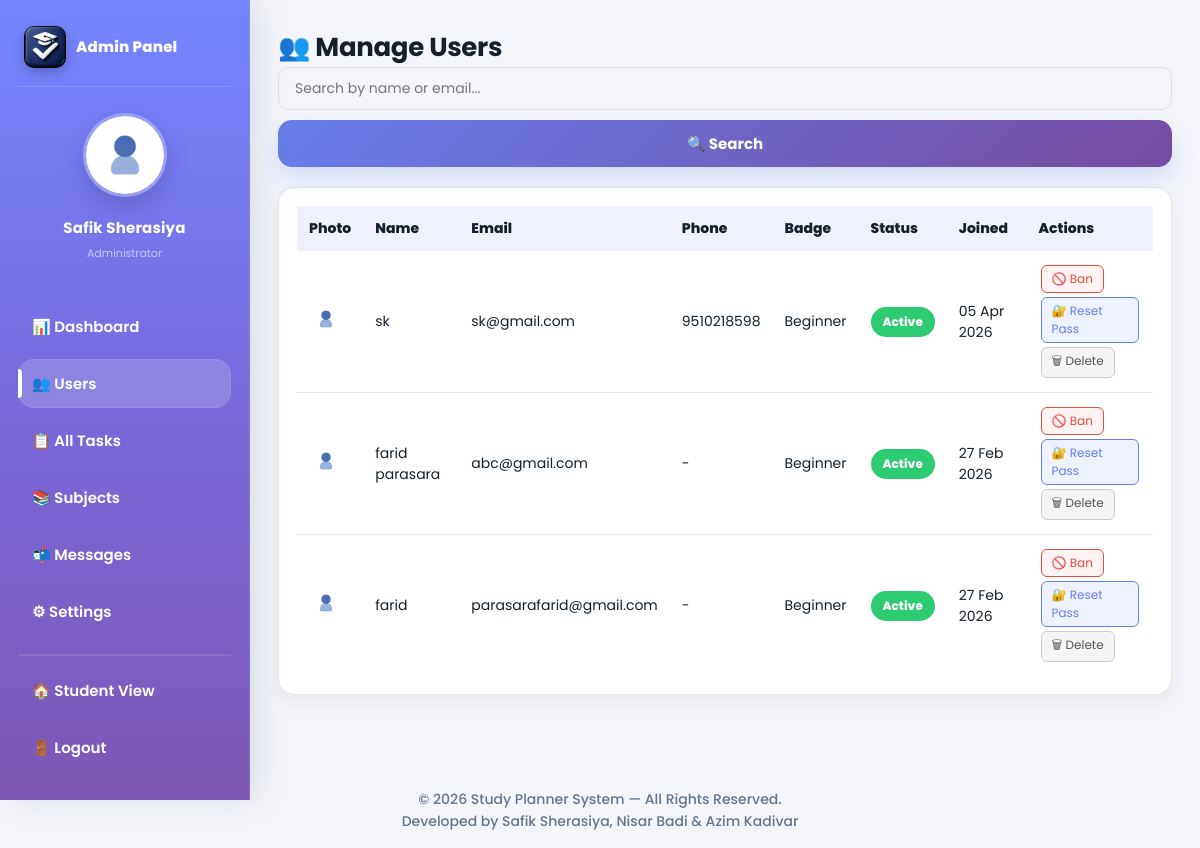
The page /admin/users.php (signed in) on the database its author committed.
### tables this page shows
CREATE TABLE `users` (
  `id` int(11) NOT NULL,
  `name` varchar(100) NOT NULL,
  `email` varchar(100) NOT NULL,
  `password` varchar(255) NOT NULL,
  `created_at` timestamp NOT NULL DEFAULT current_timestamp(),
  `phone` varchar(20) DEFAULT NULL,
  `profile_pic` varchar(255) DEFAULT NULL,
  `points` int(11) NOT NULL DEFAULT 0,
  `badge` varchar(50) DEFAULT 'Beginner'
);

### admin/users.php (the view, shortened to what this page needs)
<?php include("admin_auth.php"); ?>
<?php
$search = trim($_GET['q'] ?? '');
if ($search !== '') {
    $like = "%{$search}%";
    $stmt = $conn->prepare("SELECT * FROM users WHERE is_admin=0 AND (name LIKE ? OR email LIKE ?) ORDER BY id DESC");
    $stmt->bind_param("ss", $like, $like);
} else {
    $stmt = $conn->prepare("SELECT * FROM users WHERE is_admin=0 ORDER BY id DESC");
}
$stmt->execute();
$users = $stmt->get_result();
?>
<!DOCTYPE html>
<html lang="en">
<head>
<link rel="stylesheet" href="../css/style.css">
</head>
<body class="dashboard-page">
<?php include("sidebar.php"); ?>
<div class="main">
    <h1>👥 Manage Users</h1>
    <form method="GET" class="search-bar">
        <input type="text" name="q" placeholder="Search by name or email..." value="<?php echo htmlspecialchars($search); ?>">
        <button class="btn" type="submit">🔍 Search</button>
    </form>
    <div class="table-box">
        <table>
            <tr><th>Photo</th><th>Name</th><th>Email</th><th>Phone</th><th>Badge</th><th>Status</th><th>Joined</th><th>Actions</th></tr>
            <?php if ($users && $users->num_rows > 0):
                while ($u = $users->fetch_assoc()):
                $pic = (!empty($u['profile_pic']) && file_exists("../uploads/".$u['profile_pic'])) ? "../uploads/".htmlspecialchars($u['profile_pic']) : "../uploads/default.png";
                $status = $u['status'] ?? 'active';
            ?>
            <tr>
                <td><img src="<?php echo $pic; ?>" class="user-pic"></td>
                <td><?php echo htmlspecialchars($u['name']); ?></td>
                <td><?php echo htmlspecialchars($u['email']); ?></td>
                <td><?php echo htmlspecialchars($u['phone'] ?? '-'); ?></td>
                <td><?php echo htmlspecialchars($u['badge'] ?? 'Beginner'); ?></td>
                <td><span class="status <?php echo $status==='active'?'completed':'pending'; ?>"><?php echo ucfirst($status); ?></span></td>
                <td><?php echo date("d M Y", strtotime($u['created_at'])); ?></td>
                <td class="action-links">
                    <?php if ($status === 'active'): ?>
                        <a class="ban-btn" href="?ban=<?php echo $u['id']; ?>" onclick="return confirm('Ban this user?')">🚫 Ban</a>
                    <?php else: ?>
                        <a class="unban-btn" href="?unban=<?php echo $u['id']; ?>">✅ Unban</a>
                    <?php endif; ?>
                    <a class="rp-btn" href="#" onclick="openModal(<?php echo $u['id']; ?>); return false;">🔐 Reset Pass</a>
                    <a class="del-btn" href="?delete=<?php echo $u['id']; ?>" onclick="return confirm('Permanently delete this user and all their data?')">🗑 Delete</a>
                </td>
            </tr>
            <?php endwhile; else: ?>
                <tr><td colspan="8">No users found.</td></tr>
            <?php endif; ?>
        </table>
    </div>
</div>
<?php include("../footer.php"); ?>
</body>
</html>

### css/style.css (style rules this page uses)
:root { --bg: #f4f6fb; --text: #16202a; --muted: #64748b; --card: #ffffff; --border: rgba(15,23,42,0.10); --tableHead: rgba(102,126,234,0.10); --primary1: #667eea; --primary2: #764ba2; --shadow-sm: 0 8px 18px rgba(15,23,42,0.06); --shadow-md: 0 14px 30px rgba(15,23,42,0.10); --radius: 16px; --radius-lg: 22px; --ring: 0 0 0 4px rgba(102,126,234,0.18); --sidebarW: 250px; }
*, *::before, *::after { margin: 0; padding: 0; box-sizing: border-box; font-family: "Poppins", system-ui, -apple-system, Segoe UI, Roboto, Arial, sans-serif; }
* { scrollbar-width: none; -ms-overflow-style: none; }
html, body { height: 100%; overflow-x: hidden; }
body { background: var(--bg); color: var(--text); }
h1 { font-size: 26px; letter-spacing: -0.3px; color: var(--text); }
input, select, textarea { width: 100%; padding: 11px 12px; border-radius: 12px; border: 1px solid var(--border); background: transparent; color: var(--text); outline: none; transition: box-shadow 0.18s ease, border-color 0.18s ease; }
.btn { width: 100%; padding: 12px 14px; border: none; border-radius: 14px; background: linear-gradient(135deg, var(--primary1), var(--primary2)); color: #fff; font-size: 15px; font-weight: 700; cursor: pointer; transition: transform 0.18s ease, box-shadow 0.18s ease, filter 0.18s ease; box-shadow: 0 12px 22px rgba(102,126,234,0.22); }
.main { margin-left: var(--sidebarW); padding: 28px; }
.table-box { background: var(--card); border: 1px solid var(--border); padding: 18px; border-radius: var(--radius); box-shadow: var(--shadow-sm); margin-bottom: 20px; overflow-x: auto; }
table { width: 100%; border-collapse: collapse; min-width: 400px; }
table th, table td { padding: 12px; font-size: 14px; text-align: left; }
table th { background: var(--tableHead); color: var(--text); font-weight: 800; }
table td { color: var(--text); }
table tr:not(:last-child) td { border-bottom: 1px solid var(--border); }
.status { padding: 6px 12px; border-radius: 999px; font-size: 12px; font-weight: 800; color: #fff; display: inline-block; }
.completed { background: #2ecc71; }
.ban-btn { background: #fff3f3; color: #e74c3c; border: 1px solid #e74c3c; }
.rp-btn { background: #eef2ff; color: #667eea; border: 1px solid #667eea; }

### admin/users.php (style rules this page uses)
.search-bar { display:flex; gap:10px; margin-bottom:20px; flex-wrap:wrap; }
.search-bar input { flex:1; min-width:200px; padding:10px 16px; border:1.5px solid #e0e0e0; border-radius:10px; font-family:'Poppins',sans-serif; font-size:14px; outline:none; }
.action-links a { font-size:12px; padding:4px 10px; border-radius:6px; text-decoration:none; display:inline-block; margin:2px; }
.ban-btn { background:#fff3f3; color:#e74c3c; border:1px solid #e74c3c; }
.del-btn { background:#f5f5f5; color:#555; border:1px solid #ccc; }
.rp-btn { background:#eef2ff; color:#667eea; border:1px solid #667eea; }
.user-pic { width:34px; height:34px; border-radius:50%; object-fit:cover; }

### rows shown on the page
users: name "sk", email "sk@gmail.com", phone "9510218598", badge "Beginner", status "Active", created_at "05 Apr 2026"
users: name "farid parasara", email "abc@gmail.com", phone "-", badge "Beginner", status "Active", created_at "27 Feb 2026"
users: name "farid", email "parasarafarid@gmail.com", phone "-", badge "Beginner", status "Active", created_at "27 Feb 2026"

### other values the page prints
$admin_name "Safik Sherasiya"
